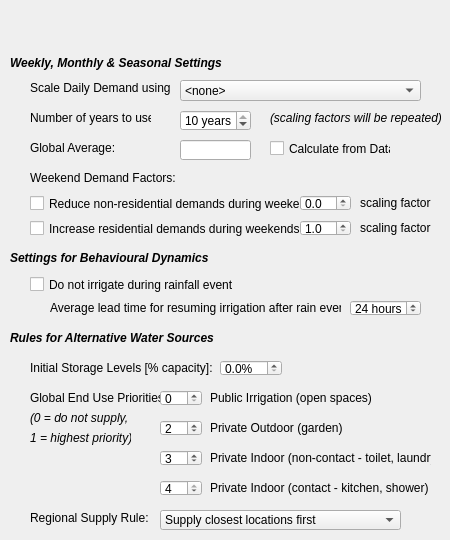
                 <widget class="QWidget" name="ws_dynamics_widget" native="true">
                  <property name="minimumSize">
                   <size>
                    <width>0</width>
                    <height>540</height>
                   </size>
                  </property>
                  <widget class="QLabel" name="wsd_seasonal_title">
                   <property name="geometry">
                    <rect>
                     <x>10</x>
                     <y>55</y>
                     <width>261</width>
                     <height>16</height>
                    </rect>
                   </property>
                   <property name="text">
                    <string>&lt;html&gt;&lt;head/&gt;&lt;body&gt;&lt;p&gt;&lt;span style=&quot; font-weight:600; font-style:italic;&quot;&gt;Weekly, Monthly &amp;amp; Seasonal Settings&lt;/span&gt;&lt;/p&gt;&lt;/body&gt;&lt;/html&gt;</string>
                   </property>
                  </widget>
                  <widget class="QLabel" name="wsd_regionsupply_lbl">
                   <property name="geometry">
                    <rect>
                     <x>30</x>
                     <y>510</y>
                     <width>131</width>
                     <height>16</height>
                    </rect>
                   </property>
                   <property name="text">
                    <string>Regional Supply Rule:</string>
                   </property>
                  </widget>
                  <widget class="QLabel" name="wsd_altwater_title">
                   <property name="geometry">
                    <rect>
                     <x>10</x>
                     <y>330</y>
                     <width>261</width>
                     <height>16</height>
                    </rect>
                   </property>
                   <property name="text">
                    <string>&lt;html&gt;&lt;head/&gt;&lt;body&gt;&lt;p&gt;&lt;span style=&quot; font-weight:600; font-style:italic;&quot;&gt;Rules for Alternative Water Sources&lt;/span&gt;&lt;/p&gt;&lt;/body&gt;&lt;/html&gt;</string>
                   </property>
                  </widget>
                  <widget class="QComboBox" name="wsd_regionsupply_combo">
                   <property name="geometry">
                    <rect>
                     <x>160</x>
                     <y>510</y>
                     <width>241</width>
                     <height>20</height>
                    </rect>
                   </property>
                   <item>
                    <property name="text">
                     <string>Supply closest locations first</string>
                    </property>
                   </item>
                   <item>
                    <property name="text">
                     <string>Supply entire region equally</string>
                    </property>
                   </item>
                  </widget>
                  <widget class="QLabel" name="wsd_globalenduse_lbl">
                   <property name="geometry">
                    <rect>
                     <x>30</x>
                     <y>390</y>
                     <width>131</width>
                     <height>16</height>
                    </rect>
                   </property>
                   <property name="text">
                    <string>Global End Use Priorities:</string>
                   </property>
                  </widget>
                  <widget class="QLabel" name="wsd_init_store_lbl">
                   <property name="geometry">
                    <rect>
                     <x>30</x>
                     <y>360</y>
                     <width>191</width>
                     <height>16</height>
                    </rect>
                   </property>
                   <property name="text">
                    <string>Initial Storage Levels [% capacity]:</string>
                   </property>
                  </widget>
                  <widget class="QLabel" name="wsd_pubirri_lbl">
                   <property name="geometry">
                    <rect>
                     <x>210</x>
                     <y>390</y>
                     <width>201</width>
                     <height>16</height>
                    </rect>
                   </property>
                   <property name="text">
                    <string>Public Irrigation (open spaces)</string>
                   </property>
                  </widget>
                  <widget class="QLabel" name="wsd_privirri_lbl">
                   <property name="geometry">
                    <rect>
                     <x>210</x>
                     <y>420</y>
                     <width>201</width>
                     <height>16</height>
                    </rect>
                   </property>
                   <property name="text">
                    <string>Private Outdoor (garden)</string>
                   </property>
                  </widget>
                  <widget class="QLabel" name="wsd_privinnocontact_lbl">
                   <property name="geometry">
                    <rect>
                     <x>210</x>
                     <y>450</y>
                     <width>221</width>
                     <height>16</height>
                    </rect>
                   </property>
                   <property name="text">
                    <string>Private Indoor (non-contact - toilet, laundry)</string>
                   </property>
                  </widget>
                  <widget class="QLabel" name="wsd_privincontact_lbl">
                   <property name="geometry">
                    <rect>
                     <x>210</x>
                     <y>480</y>
                     <width>221</width>
                     <height>16</height>
                    </rect>
                   </property>
                   <property name="text">
                    <string>Private Indoor (contact - kitchen, shower)</string>
                   </property>
                  </widget>
                  <widget class="QSpinBox" name="wsd_priority_pubirri">
                   <property name="geometry">
                    <rect>
                     <x>160</x>
                     <y>390</y>
                     <width>42</width>
                     <height>16</height>
                    </rect>
                   </property>
                   <property name="minimum">
                    <number>0</number>
                   </property>
                   <property name="maximum">
                    <number>4</number>
                   </property>
                  </widget>
                  <widget class="QSpinBox" name="wsd_priority_privirri">
                   <property name="geometry">
                    <rect>
                     <x>160</x>
                     <y>420</y>
                     <width>42</width>
                     <height>16</height>
                    </rect>
                   </property>
                   <property name="maximum">
                    <number>4</number>
                   </property>
                   <property name="value">
                    <number>2</number>
                   </property>
                  </widget>
                  <widget class="QSpinBox" name="wsd_priority_privinnocontact">
                   <property name="geometry">
                    <rect>
                     <x>160</x>
                     <y>450</y>
                     <width>42</width>
                     <height>16</height>
                    </rect>
                   </property>
                   <property name="maximum">
                    <number>4</number>
                   </property>
                   <property name="value">
                    <number>3</number>
                   </property>
                  </widget>
                  <widget class="QSpinBox" name="wsd_priority_privincontact">
                   <property name="geometry">
                    <rect>
                     <x>160</x>
                     <y>480</y>
                     <width>42</width>
                     <height>16</height>
                    </rect>
                   </property>
                   <property name="maximum">
                    <number>4</number>
                   </property>
                   <property name="value">
                    <number>4</number>
                   </property>
                  </widget>
                  <widget class="QDoubleSpinBox" name="wsd_init_store_spin">
                   <property name="geometry">
                    <rect>
                     <x>220</x>
                     <y>360</y>
                     <width>62</width>
                     <height>16</height>
                    </rect>
                   </property>
                   <property name="suffix">
                    <string>%</string>
                   </property>
                   <property name="decimals">
                    <number>1</number>
                   </property>
                  </widget>
                  <widget class="QLabel" name="wsd_globalenduse_lbl2">
                   <property name="geometry">
                    <rect>
                     <x>30</x>
                     <y>410</y>
                     <width>101</width>
                     <height>16</height>
                    </rect>
                   </property>
                   <property name="text">
                    <string>&lt;html&gt;&lt;head/&gt;&lt;body&gt;&lt;p&gt;&lt;span style=&quot; font-style:italic;&quot;&gt;(0 = do not supply,&lt;/span&gt;&lt;/p&gt;&lt;/body&gt;&lt;/html&gt;</string>
                   </property>
                  </widget>
                  <widget class="QLabel" name="wsd_globalenduse_lbl3">
                   <property name="geometry">
                    <rect>
                     <x>30</x>
                     <y>430</y>
                     <width>101</width>
                     <height>16</height>
                    </rect>
                   </property>
                   <property name="text">
                    <string>&lt;html&gt;&lt;head/&gt;&lt;body&gt;&lt;p&gt;&lt;span style=&quot; font-style:italic;&quot;&gt;1 = highest priority)&lt;/span&gt;&lt;/p&gt;&lt;/body&gt;&lt;/html&gt;</string>
                   </property>
                  </widget>
                  <widget class="QCheckBox" name="wsd_noirrigaterain_check">
                   <property name="geometry">
                    <rect>
                     <x>30</x>
                     <y>276</y>
                     <width>281</width>
                     <height>17</height>
                    </rect>
                   </property>
                   <property name="text">
                    <string>Do not irrigate during rainfall event</string>
                   </property>
                  </widget>
                  <widget class="QLabel" name="wsd_irrigateresume_lbl">
                   <property name="geometry">
                    <rect>
                     <x>50</x>
                     <y>300</y>
                     <width>291</width>
                     <height>16</height>
                    </rect>
                   </property>
                   <property name="text">
                    <string>Average lead time for resuming irrigation after rain event:</string>
                   </property>
                  </widget>
                  <widget class="QSpinBox" name="wsd_irrigateresume_spin">
                   <property name="geometry">
                    <rect>
                     <x>350</x>
                     <y>300</y>
                     <width>71</width>
                     <height>16</height>
                    </rect>
                   </property>
                   <property name="suffix">
                    <string> hours</string>
                   </property>
                   <property name="maximum">
                    <number>72</number>
                   </property>
                   <property name="value">
                    <number>24</number>
                   </property>
                  </widget>
                  <widget class="QLabel" name="wsd_scaledata_lbl">
                   <property name="geometry">
                    <rect>
                     <x>30</x>
                     <y>80</y>
                     <width>141</width>
                     <height>16</height>
                    </rect>
                   </property>
                   <property name="text">
                    <string>Scale Daily Demand using:</string>
                   </property>
                  </widget>
                  <widget class="QLabel" name="wsd_behaviour_title">
                   <property name="geometry">
                    <rect>
                     <x>10</x>
                     <y>250</y>
                     <width>261</width>
                     <height>16</height>
                    </rect>
                   </property>
                   <property name="text">
                    <string>&lt;html&gt;&lt;head/&gt;&lt;body&gt;&lt;p&gt;&lt;span style=&quot; font-weight:600; font-style:italic;&quot;&gt;Settings for Behavioural Dynamics&lt;/span&gt;&lt;/p&gt;&lt;/body&gt;&lt;/html&gt;</string>
                   </property>
                  </widget>
                  <widget class="QComboBox" name="wsd_scaledata_combo">
                   <property name="geometry">
                    <rect>
                     <x>180</x>
                     <y>80</y>
                     <width>241</width>
                     <height>21</height>
                    </rect>
                   </property>
                   <item>
                    <property name="text">
                     <string>&lt;none&gt;</string>
                    </property>
                   </item>
                  </widget>
                  <widget class="QLabel" name="wsd_globalavg_lbl">
                   <property name="geometry">
                    <rect>
                     <x>30</x>
                     <y>140</y>
                     <width>131</width>
                     <height>16</height>
                    </rect>
                   </property>
                   <property name="text">
                    <string>Global Average:</string>
                   </property>
                  </widget>
                  <widget class="QCheckBox" name="wsd_globalavg_check">
                   <property name="geometry">
                    <rect>
                     <x>270</x>
                     <y>140</y>
                     <width>121</width>
                     <height>17</height>
                    </rect>
                   </property>
                   <property name="text">
                    <string>Calculate from Data</string>
                   </property>
                  </widget>
                  <widget class="QLineEdit" name="wsd_globalavg_box">
                   <property name="geometry">
                    <rect>
                     <x>180</x>
                     <y>140</y>
                     <width>71</width>
                     <height>20</height>
                    </rect>
                   </property>
                  </widget>
                  <widget class="QLabel" name="wsd_numyears_lbl">
                   <property name="geometry">
                    <rect>
                     <x>30</x>
                     <y>110</y>
                     <width>121</width>
                     <height>16</height>
                    </rect>
                   </property>
                   <property name="text">
                    <string>Number of years to use:</string>
                   </property>
                  </widget>
                  <widget class="QSpinBox" name="wsd_numyears_spin">
                   <property name="geometry">
                    <rect>
                     <x>180</x>
                     <y>110</y>
                     <width>71</width>
                     <height>21</height>
                    </rect>
                   </property>
                   <property name="suffix">
                    <string> years</string>
                   </property>
                   <property name="minimum">
                    <number>1</number>
                   </property>
                   <property name="maximum">
                    <number>10</number>
                   </property>
                   <property name="value">
                    <number>10</number>
                   </property>
                  </widget>
                  <widget class="QLabel" name="wsd_numyears_lbl2">
                   <property name="geometry">
                    <rect>
                     <x>270</x>
                     <y>110</y>
                     <width>171</width>
                     <height>16</height>
                    </rect>
                   </property>
                   <property name="text">
                    <string>&lt;html&gt;&lt;head/&gt;&lt;body&gt;&lt;p&gt;&lt;span style=&quot; font-style:italic;&quot;&gt;(scaling factors will be repeated)&lt;/span&gt;&lt;/p&gt;&lt;/body&gt;&lt;/html&gt;</string>
                   </property>
                  </widget>
                  <widget class="QCheckBox" name="wsd_reducenres_check">
                   <property name="geometry">
                    <rect>
                     <x>30</x>
                     <y>195</y>
                     <width>291</width>
                     <height>17</height>
                    </rect>
                   </property>
                   <property name="text">
                    <string>Reduce non-residential demands during weekends</string>
                   </property>
                  </widget>
                  <widget class="QCheckBox" name="wsd_increaseres_check">
                   <property name="geometry">
                    <rect>
                     <x>30</x>
                     <y>220</y>
                     <width>271</width>
                     <height>17</height>
                    </rect>
                   </property>
                   <property name="text">
                    <string>Increase residential demands during weekends</string>
                   </property>
                  </widget>
                  <widget class="QLabel" name="wsd_weekend_lbl">
                   <property name="geometry">
                    <rect>
                     <x>30</x>
                     <y>170</y>
                     <width>191</width>
                     <height>16</height>
                    </rect>
                   </property>
                   <property name="text">
                    <string>Weekend Demand Factors:</string>
                   </property>
                  </widget>
                  <widget class="QDoubleSpinBox" name="wsd_reducenres_spin">
                   <property name="geometry">
                    <rect>
                     <x>300</x>
                     <y>195</y>
                     <width>51</width>
                     <height>16</height>
                    </rect>
                   </property>
                   <property name="suffix">
                    <string/>
                   </property>
                   <property name="decimals">
                    <number>1</number>
                   </property>
                   <property name="maximum">
                    <double>1.000000000000000</double>
                   </property>
                  </widget>
                  <widget class="QDoubleSpinBox" name="wsd_increaseres_spin">
                   <property name="geometry">
                    <rect>
                     <x>300</x>
                     <y>220</y>
                     <width>51</width>
                     <height>16</height>
                    </rect>
                   </property>
                   <property name="decimals">
                    <number>1</number>
                   </property>
                   <property name="minimum">
                    <double>1.000000000000000</double>
                   </property>
                   <property name="maximum">
                    <double>20.000000000000000</double>
                   </property>
                  </widget>
                  <widget class="QLabel" name="wsd_weekend_lbl_2">
                   <property name="geometry">
                    <rect>
                     <x>360</x>
                     <y>195</y>
                     <width>81</width>
                     <height>16</height>
                    </rect>
                   </property>
                   <property name="text">
                    <string>scaling factor</string>
                   </property>
                  </widget>
                  <widget class="QLabel" name="wsd_weekend_lbl_3">
                   <property name="geometry">
                    <rect>
                     <x>360</x>
                     <y>220</y>
                     <width>81</width>
                     <height>16</height>
                    </rect>
                   </property>
                   <property name="text">
                    <string>scaling factor</string>
                   </property>
                  </widget>
                 </widget>
